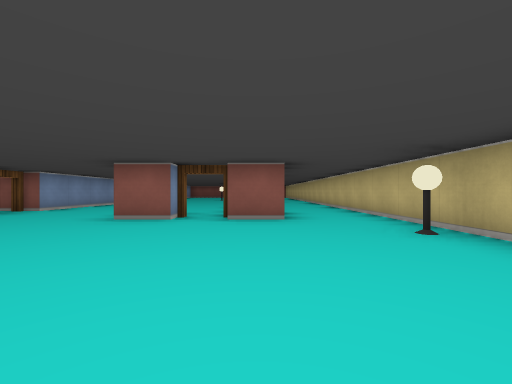
[1] (above)

24 first-person views from a walk through a cub3D maze. The camera is about half as high as the walls, looks level and sees 90° across. The floor is counted in squares. Each view is taken from the middle of a square. On the plan, view 1 faces up. The plan holds only what a view shows up to about 9 squares ahead; the rest is blank.

[2]
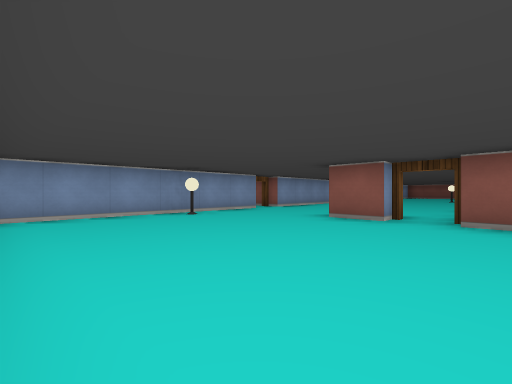

[3]
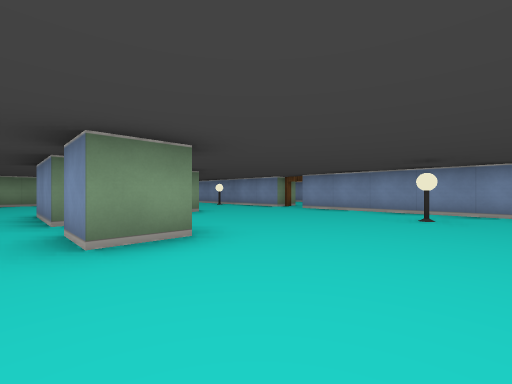

[4]
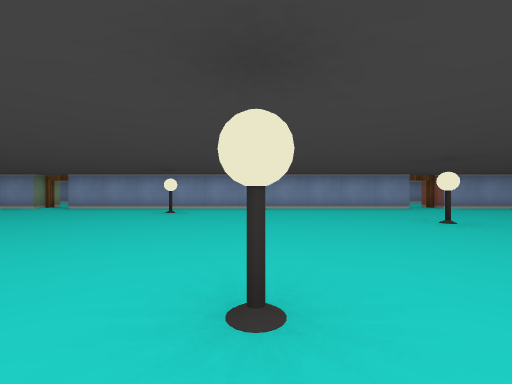

[5]
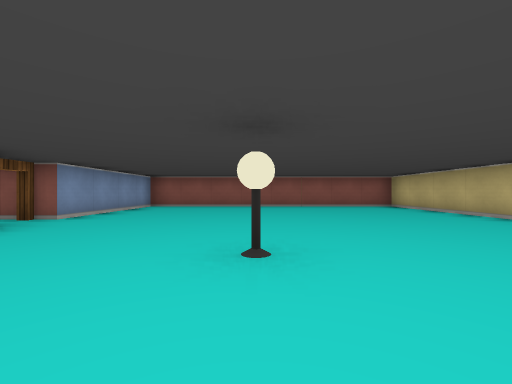

[6]
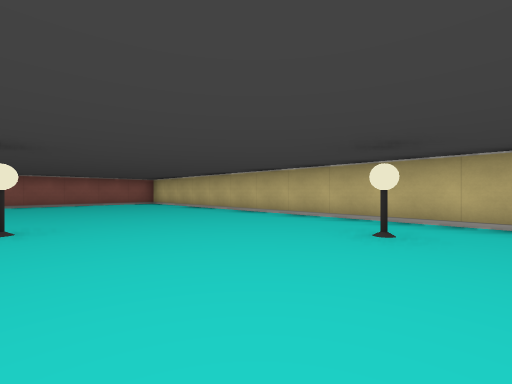

[7]
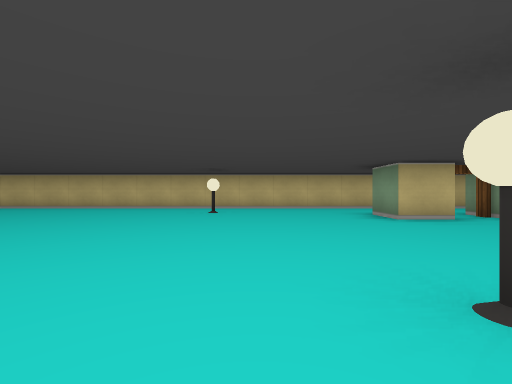

[8]
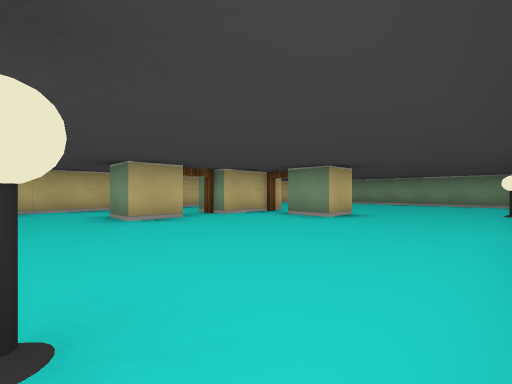

[9]
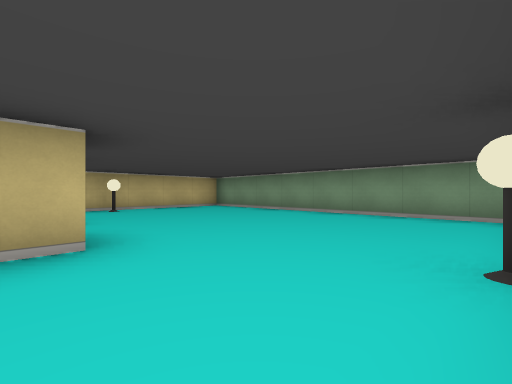

[10]
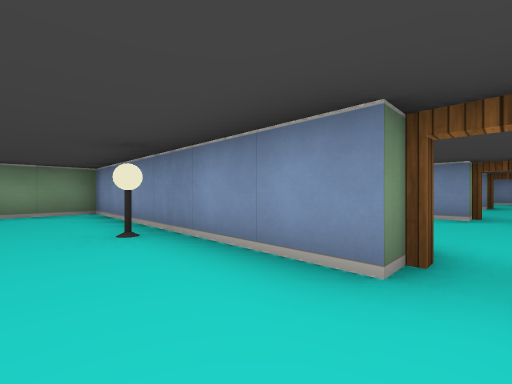

[11]
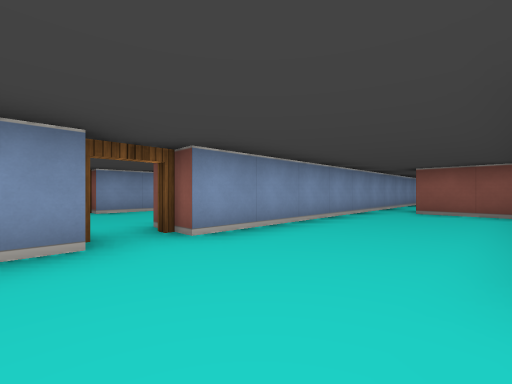

[12]
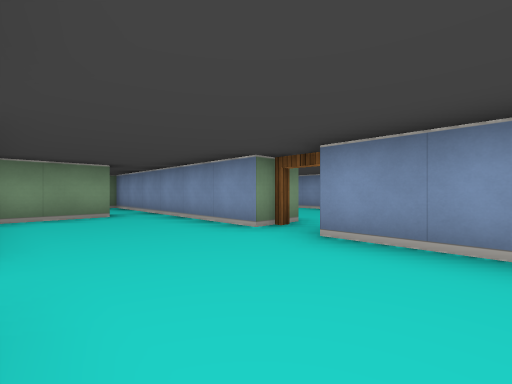

[13]
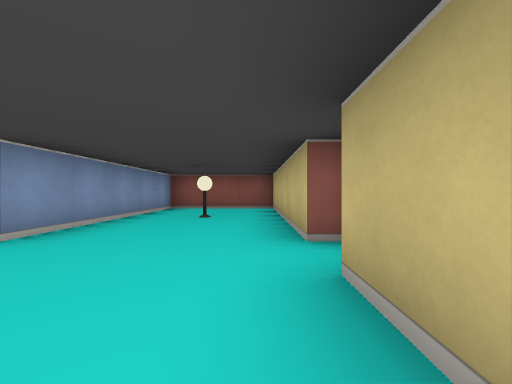

[14]
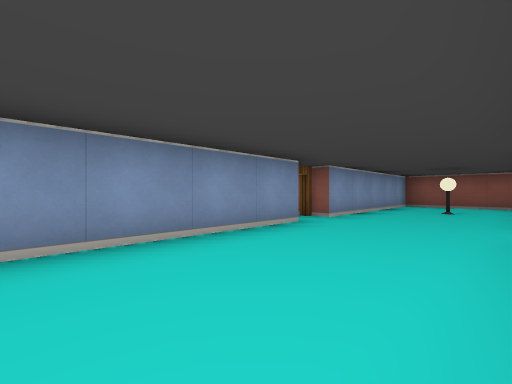

[15]
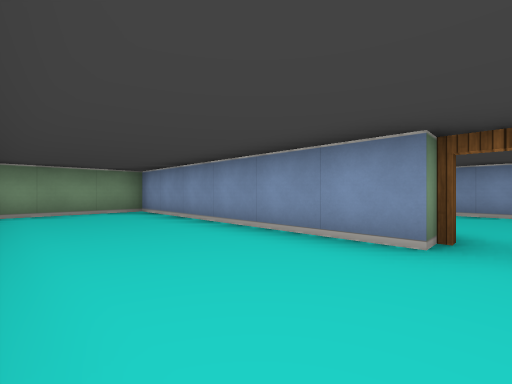

[16]
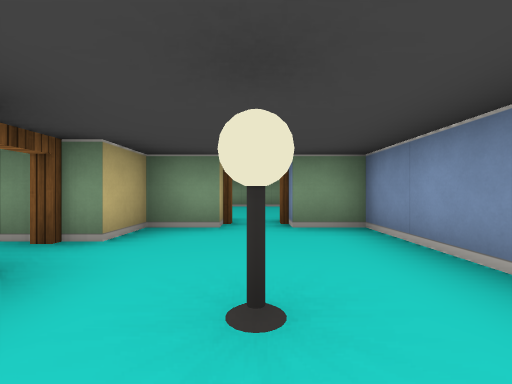

[17]
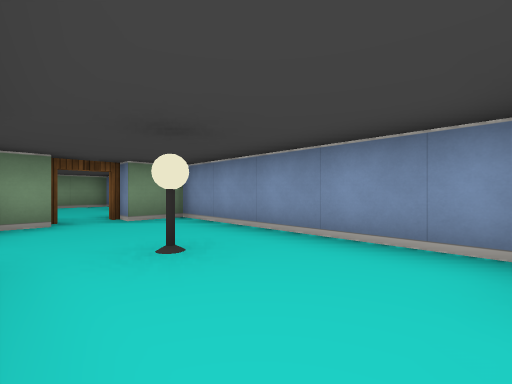

[18]
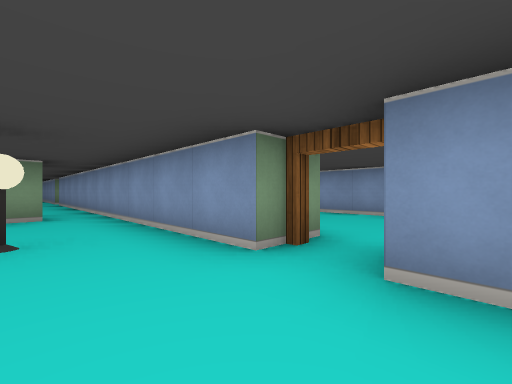

[19]
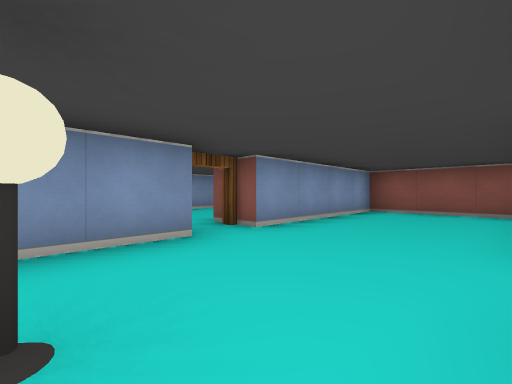

[20]
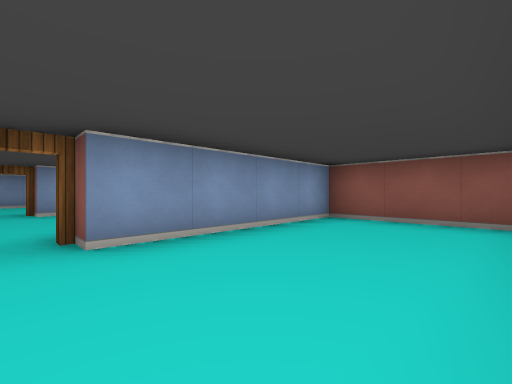

[21]
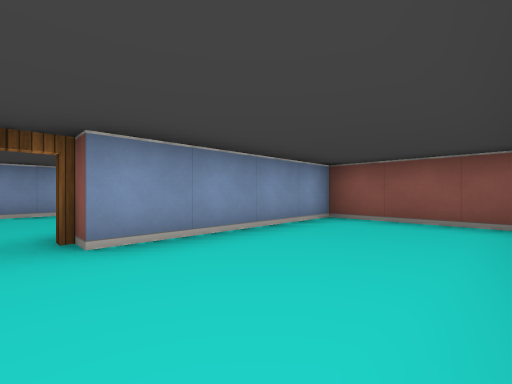

[22]
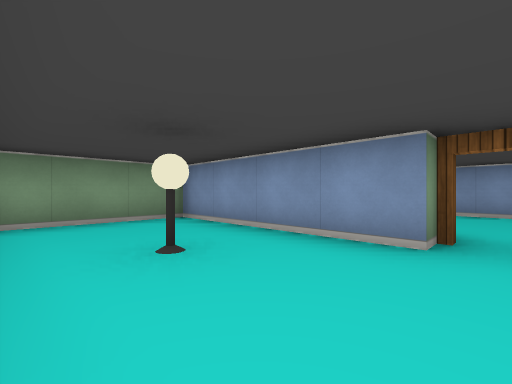

[23]
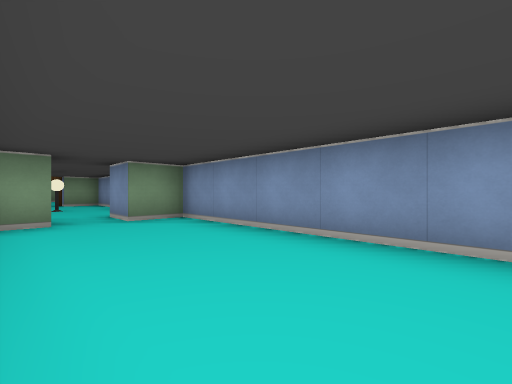

[24]
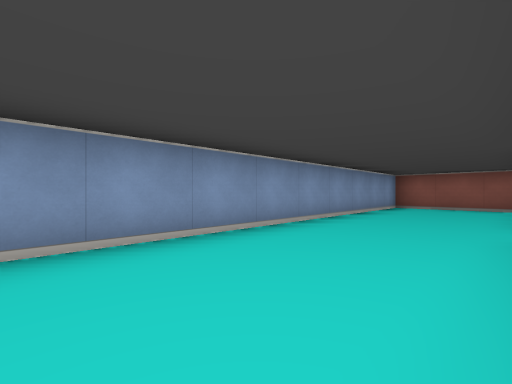

### Floor plan
Points are (right, up) in squares from view 1. A wall is a line through its corners. A room is listed if a view was taken in it or the views show most of it. See-through windows are left out.
Room 1 (views 1, 2, 3, 4, 5, 6, 7, 8, 9, 10)
walls: (-0.5, 7.5) (-0.5, 8.5) (0.5, 8.5) (0.5, 7.5); (0.5, 6.5) (0.5, 4.5) (-0.5, 4.5) (-0.5, 6.5); (-5.5, 5.5) (-5.5, -0.5) (2.2, -0.5); (-5.5, 16.5) (-5.5, 6.5); (-1.5, 4.5) (-2.5, 4.5) (-2.5, 5.5) (-1.5, 5.5); (2.5, -0.2) (2.5, 21.5) (-5.5, 21.5) (-5.5, 17.5)
ways out: open door at (-6, 6) to room 2; open door at (-6, 17) to room 5; open door at (-1, 5); open door at (0, 7)
objects: lamp (-5, 3); lamp (-4, 10); lamp (-2, 15); lamp (1, 12); lamp (2, 3)
Room 2 (views 11, 12)
walls: (-9.5, 5.5) (-9.5, 2.5); (-8.5, 2.5) (-7, 2.5); (-7, 11.5) (-8.5, 11.5); (-9.5, 12.5) (-9.5, 6.5)
ways out: open door at (-6, 6) to room 1; open door at (-10, 6) to room 3; opening at (-9, 12) to room 5; opening at (-9, 2)
Room 3 (views 13, 14, 15)
walls: (-13.5, 5.5) (-13.5, -0.5) (-11, -0.5); (-10.5, 6.5) (-10.5, 11.5) (-13.5, 11.5) (-13.5, 6.5); (-10.5, 4.5) (-10.5, 5.5)
ways out: open door at (-10, 6) to room 2; open door at (-14, 6) to room 4
objects: lamp (-12, 9)
Room 4 (views 16, 17)
walls: (-17.5, 9) (-17.5, 4.5) (-16.5, 4.5); (-15.5, 4.5) (-14.5, 4.5) (-14.5, 5.5); (-16.5, 10.5) (-16.5, 9.5)
ways out: open door at (-14, 6) to room 3; opening at (-16, 10) to room 7; open door at (-16, 4) to room 8
objects: lamp (-16, 7)
Room 5 (views 18, 19, 20)
walls: (-9.5, 16.5) (-9.5, 12.5); (-8.5, 12.5) (-8, 12.5); (-7, 21.5) (-9.5, 21.5) (-9.5, 17.5)
ways out: open door at (-6, 17) to room 1; opening at (-9, 12) to room 2; open door at (-10, 17) to room 6
objects: lamp (-8, 15)
Room 6 (views 21, 22)
walls: (-13.5, 16.5) (-13.5, 12.5) (-11, 12.5); (-11, 21.5) (-13.5, 21.5) (-13.5, 17.5)
ways out: open door at (-10, 17) to room 5; open door at (-14, 17) to room 7
objects: lamp (-12, 15)
Room 7 (views 23, 24)
walls: (-15.6, 10.5) (-15, 10.5); (-15, 21.5) (-17.5, 21.5) (-17.5, 10.5) (-16.5, 10.5)
ways out: opening at (-16, 10) to room 4; open door at (-14, 17) to room 6
Room 8 (no view inside)
walls: (-17.5, -0.5) (-15.2, -0.5)
ways out: open door at (-16, 4) to room 4

Positions as (right, up) in squares from view 1, and headings:
1: (0, 0), facing up
2: (0, 0), facing up-left
3: (1, 11), facing down-left
4: (2, 12), facing left
5: (-2, 13), facing up
6: (-2, 11), facing up-right
7: (-5, 11), facing right
8: (-5, 10), facing down-right
9: (-5, 5), facing down-right
10: (-4, 6), facing down-left
11: (-7, 5), facing up-left
12: (-7, 8), facing down-left
13: (-11, 4), facing up
14: (-11, 2), facing up-left
15: (-11, 6), facing down-left
16: (-16, 8), facing down
17: (-15, 9), facing down-left
18: (-8, 18), facing down-left
19: (-7, 15), facing up-left
20: (-7, 17), facing up-left
21: (-11, 17), facing up-left
22: (-11, 17), facing down-left
23: (-15, 15), facing down-left
24: (-15, 13), facing up-left
